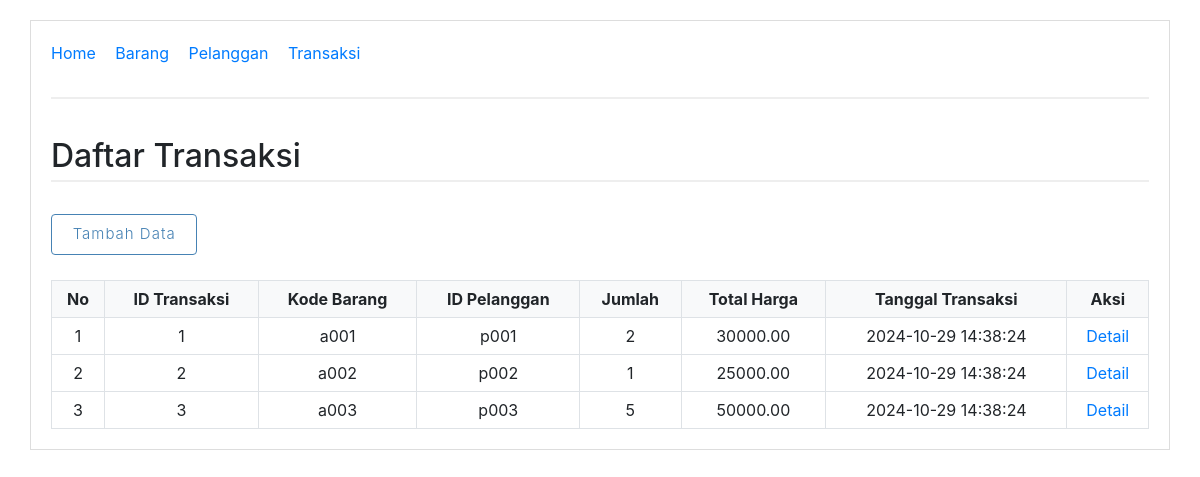
The page /index.php?controller=transaksi&action=index on the database its author committed.
### tables this page shows
CREATE TABLE `transaksi` (
  `no` int(11) DEFAULT NULL,
  `id_transaksi` int(11) NOT NULL,
  `kode_barang` varchar(50) DEFAULT NULL,
  `id_pelanggan` varchar(50) DEFAULT NULL,
  `jumlah` int(11) DEFAULT NULL,
  `total_harga` decimal(10,2) DEFAULT NULL,
  `tanggal_transaksi` datetime DEFAULT NULL
);

CREATE TABLE `produk` (
  `id` int(11) NOT NULL,
  `kode_barang` varchar(10) NOT NULL,
  `nama_barang` varchar(50) NOT NULL,
  `harga` int(11) NOT NULL,
  `stok` int(11) NOT NULL
);

CREATE TABLE `pelanggan` (
  `id_pelanggan` varchar(10) NOT NULL,
  `nama_pelanggan` varchar(50) NOT NULL,
  `alamat` varchar(100) DEFAULT NULL
);

### App/controllers/HomeController.php (called while the page is built, shortened)
<!--<?php
            require_once __DIR__ . '/../Views/Home/index.php';

### App/controllers/TransaksiController.php (called while the page is built, shortened)
<?php
require_once __DIR__ . '/../models/Transaksi.php';
class TransaksiController
{
    private $transaksiModel;
    public function __construct($db)
    {
        $this->transaksiModel = new Transaksi($db);
    }
    public function index()
    {
        $transaksiList = $this->transaksiModel->getAllTransaksi();
        require_once __DIR__ . '/../views/transaksi/index.php';
    }
}

### App/models/transaksi.php (called while the page is built, shortened)
<?php
class Transaksi
{
    private $db;
    public function __construct($database)
    {
        $this->db = $database;
    }
    public function getAllTransaksi()
    {
        $query = "SELECT t.id_transaksi, p.kode_barang, pel.id_pelanggan, t.jumlah,
                  t.total_harga, t.tanggal_transaksi
                  FROM transaksi t
                  JOIN produk p ON t.kode_barang = p.kode_barang
                  JOIN pelanggan pel ON t.id_pelanggan = pel.id_pelanggan";
        return $this->db->query($query)->fetchAll();
    }
}

### App/Views/Transaksi/index.php (the view, shortened to what this page needs)
<!DOCTYPE html>
<html lang="en">
<head>
    <link rel="stylesheet" href="https://maxcdn.bootstrapcdn.com/bootstrap/4.5.2/css/bootstrap.min.css">
</head>
<body>
<div class="container">
    <nav>
        <ul>
            <li><a href="index.php?controller=home&action=index">Home</a></li>
            <li><a href="index.php?controller=barang&action=index">Barang</a></li>
            <li><a href="index.php?controller=pelanggan&action=index">Pelanggan</a></li>
            <li><a href="index.php?controller=transaksi&action=index">Transaksi</a></li>
        </ul>
    </nav>
<hr>
    <h2>Daftar Transaksi</h2>
    <a href="index.php?controller=transaksi&action=create"  class="btn btn-medium btn-blue">Tambah Data</a>
    <table>
        <tr>
            <th>No</th>
            <th>ID Transaksi</th>
            <th>Kode Barang</th>
            <th>ID Pelanggan</th>
            <th>Jumlah</th>
            <th>Total Harga</th>
            <th>Tanggal Transaksi</th>
            <th>Aksi</th>
        </tr>
        <?php foreach ($transaksiList as $key => $transaksi): ?>
            <tr>
                <td><?= $key + 1 ?></td>
                <td><?= $transaksi['id_transaksi'] ?></td>
                <td><?= $transaksi['kode_barang'] ?></td>
                <td><?= $transaksi['id_pelanggan'] ?></td>
                <td><?= $transaksi['jumlah'] ?></td>
                <td><?= $transaksi['total_harga'] ?></td>
                <td><?= $transaksi['tanggal_transaksi'] ?></td>
                <td><a href="index.php?controller=transaksi&action=detail&id=<?= $transaksi['id_transaksi'] ?>">Detail</a></td>
            </tr>
        <?php endforeach; ?>
    </table>
</body>
</html>

### App/Views/Home/index.php (shortened to what this page needs)
</body>
</html>

### index.php (shortened to what this page needs)
<?php
require_once __DIR__ . '/App/controllers/HomeController.php';
require_once __DIR__ . '/App/controllers/BarangController.php';
require_once __DIR__ . '/App/controllers/TransaksiController.php';
$database = new Database();
$db = $database->getConnection();
$controller = $_GET['controller'] ?? 'home';
$action = $_GET['action'] ?? 'index';
$id = $_GET['id'] ?? null;
switch ($controller) {
    case 'transaksi':
        $controllerObj = new TransaksiController($db);
        break;
}
if (method_exists($controllerObj, $action)) {
    if ($action === 'detail' && $id !== null) {
        $controllerObj->detail($id);
    } elseif ($action === 'edit' && $id !== null) {
        $controllerObj->edit($id);
    } elseif ($action === 'delete' && $id !== null) {
        $controllerObj->delete($id);
    } elseif ($action === 'update') {
        $controllerObj->update();
    } else {
        $controllerObj->$action();
    }
} else {
    echo "Aksi tidak ditemukan.";
}

### App/Views/Transaksi/index.php (style rules this page uses)
nav { margin-bottom: 20px; }
nav ul { list-style-type: none; padding: 0; }
nav ul li { display: inline; margin-right: 15px; }
.container { border: 1px solid #ddd; padding: 20px; margin-top: 20px; }
table { width: 100%; border-collapse: collapse; margin-top: 10px; }
th, td { text-align: center; padding: 8px; border: 1px solid #dee2e6; }
th { background-color: #f8f9fa; font-weight: bold; }
*, *:before, *:after { -webkit-box-sizing: border-box; -moz-box-sizing: border-box; box-sizing: border-box; margin: 0; padding: 0; }
hr { display: block; height: 1px; border: 0; border-top: 2px solid #eee; margin: 2em 0; padding: 0; }
h1, h2 { margin-bottom: 1em; border-bottom: 2px solid #eee; line-height: 1.5; }
a.btn,.btn { margin-right: 1em; margin-bottom: 1em; display: inline-block; outline: none; *zoom: 1; text-align: center; text-decoration: none; font-family: inherit; font-weight: 300; letter-spacing: 1px; vertical-align: middle; border: 1px solid; transition: all 0.2s ease; box-sizing: border-box; text-shadow: 0 1px 0 rgba(0,0,0,0.01); }
.btn-medium { font-size: 0.9375em; padding: 0.5375em 1.375em; }
.btn-blue { color: #4682B4; border-color: #4682B4; }

### rows shown on the page
transaksi: id_transaksi "1", produk.kode_barang "a001", id_pelanggan.id_pelanggan "p001", jumlah "2", total_harga "30000.00", tanggal_transaksi "2024-10-29 14:38:24"
transaksi: id_transaksi "2", produk.kode_barang "a002", id_pelanggan.id_pelanggan "p002", jumlah "1", total_harga "25000.00", tanggal_transaksi "2024-10-29 14:38:24"
transaksi: id_transaksi "3", produk.kode_barang "a003", id_pelanggan.id_pelanggan "p003", jumlah "5", total_harga "50000.00", tanggal_transaksi "2024-10-29 14:38:24"
